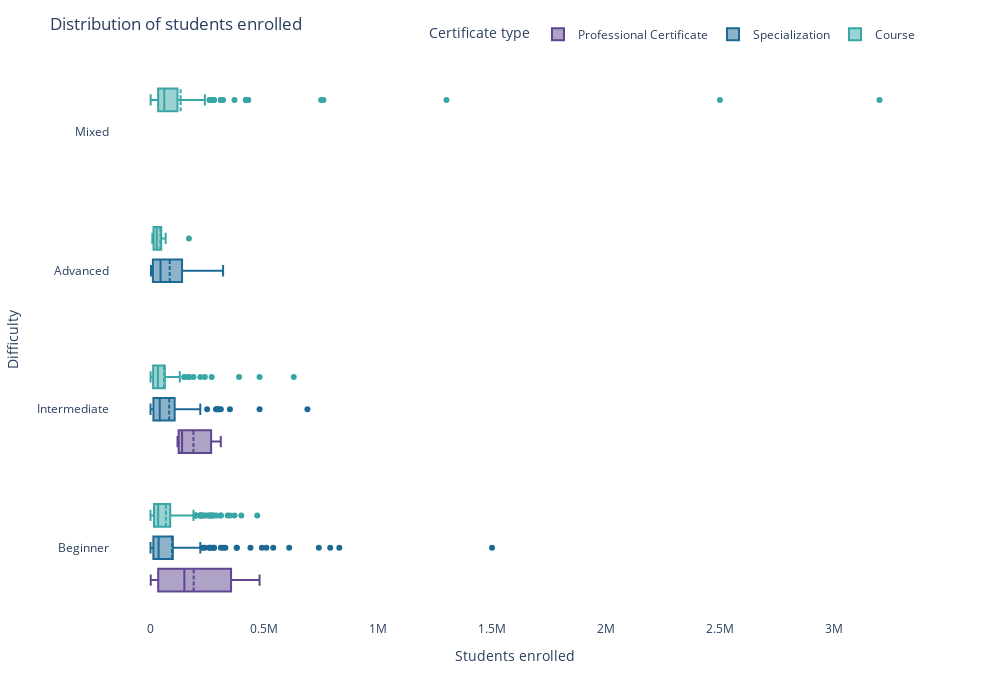

The code cell stored with this chart in its notebook:
### Markdown cell above
#### Outliers
Will check what kind of outliers are in numerical columns. To have broader overview, will segment based on certification type and it's difficulty. 
##### Sudents enrolled

### Code cell
fig = px.box(
    df, 
    y = "course_difficulty", 
    x="course_students_enrolled", 
    color = "course_Certificate_type", 
    custom_data=["course_title", "course_rating", "course_organization"], 
    width=1000, 
    height=700,
    color_discrete_sequence=px.colors.qualitative.Prism
)

fig.update_layout(
    title = "Distribution of students enrolled",
    xaxis_title = "Students enrolled",
    yaxis_title = "Difficulty",
    legend_title = "Certificate type",
    plot_bgcolor= "white",
    hoverlabel=dict(
        bgcolor="white",
        bordercolor = "white",
        font=dict(
            color="#494a5e"
        )
    ),
    legend=dict(
        orientation="h",
        yanchor="bottom",
        y=1.02,
        xanchor="right",
        x=1
    )
)  
       
fig.update_traces(
    hovertemplate="Title: <b>%{customdata[0]}</b><br>" +
                  "Students Enrolled: %{x:,.0f}<br>" +
                  "Organization: %{customdata[2]}<br>" +
                  "Rating: %{customdata[1]}<br>",
    boxmean=True
)
  
fig.show()

### Figure 1 — Plotly figure (JSON) as saved in the notebook; plotly's stock layout.template omitted (floating-point values rounded to 4 significant figures; data arrays with more than 128 entries replaced by an {"elided": "..."} marker saying what was removed)
{"data": [{"alignmentgroup": "True", "boxmean": true, "customdata": [["Ibm Data Science", 4.6, "Ibm"], ["Google It Support", 4.8, "Google"], ["Cloud Engineering With Google Cloud", 4.7, "Google Cloud"], ["Ibm Applied Ai", 4.6, "Ibm"], ["Data Engineering With Google Cloud", 4.6, "Google Cloud"], ["Google It Automation With Python", 4.7, "Google"], ["Ibm Ai Engineering", 4.6, "Ibm"], ["Arizona State University Tesol", 4.9, "Arizona State University"], ["Uci Project Management", 4.6, "University Of California, Irvine"], ["Sas Programmer", 4.8, "Sas"], ["Soporte De Tecnologías De La Información De Google", 4.9, "Crece Con Google"], ["Sas Visual Business Analytics", 4.6, "Sas"]], "hovertemplate": "Title: <b>%{customdata[0]}</b><br>Students Enrolled: %{x:,.0f}<br>Organization: %{customdata[2]}<br>Rating: %{customdata[1]}<br>", "legendgroup": "Professional Certificate", "marker": {"color": "rgb(95, 70, 144)"}, "name": "Professional Certificate", "notched": false, "offsetgroup": "Professional Certificate", "orientation": "h", "showlegend": true, "type": "box", "x": [480000, 350000, 310000, 220000, 120000, 93000, 140000, 150000, 44000, 370000, 8800, 2600], "x0": " ", "xaxis": "x", "y": ["Beginner", "Beginner", "Intermediate", "Beginner", "Intermediate", "Beginner", "Intermediate", "Beginner", "Beginner", "Beginner", "Beginner", "Beginner"], "y0": " ", "yaxis": "y"}, {"alignmentgroup": "True", "boxmean": true, "customdata": {"elided": "297x3 mixed values"}, "hovertemplate": "Title: <b>%{customdata[0]}</b><br>Students Enrolled: %{x:,.0f}<br>Organization: %{customdata[2]}<br>Rating: %{customdata[1]}<br>", "legendgroup": "Specialization", "marker": {"color": "rgb(29, 105, 150)"}, "name": "Specialization", "notched": false, "offsetgroup": "Specialization", "orientation": "h", "showlegend": true, "type": "box", "x": {"elided": "297 int values"}, "x0": " ", "xaxis": "x", "y": {"elided": "297 str values"}, "y0": " ", "yaxis": "y"}, {"alignmentgroup": "True", "boxmean": true, "customdata": {"elided": "582x3 mixed values"}, "hovertemplate": "Title: <b>%{customdata[0]}</b><br>Students Enrolled: %{x:,.0f}<br>Organization: %{customdata[2]}<br>Rating: %{customdata[1]}<br>", "legendgroup": "Course", "marker": {"color": "rgb(56, 166, 165)"}, "name": "Course", "notched": false, "offsetgroup": "Course", "orientation": "h", "showlegend": true, "type": "box", "x": {"elided": "582 int values"}, "x0": " ", "xaxis": "x", "y": {"elided": "582 str values"}, "y0": " ", "yaxis": "y"}], "layout": {"boxmode": "group", "height": 700, "hoverlabel": {"bgcolor": "white", "bordercolor": "white", "font": {"color": "#494a5e"}}, "legend": {"orientation": "h", "title": {"text": "Certificate type"}, "tracegroupgap": 0, "x": 1, "xanchor": "right", "y": 1.02, "yanchor": "bottom"}, "margin": {"t": 60}, "plot_bgcolor": "white", "title": {"text": "Distribution of students enrolled"}, "width": 1000, "xaxis": {"anchor": "y", "domain": [0, 1], "title": {"text": "Students enrolled"}}, "yaxis": {"anchor": "x", "domain": [0, 1], "title": {"text": "Difficulty"}}}}
